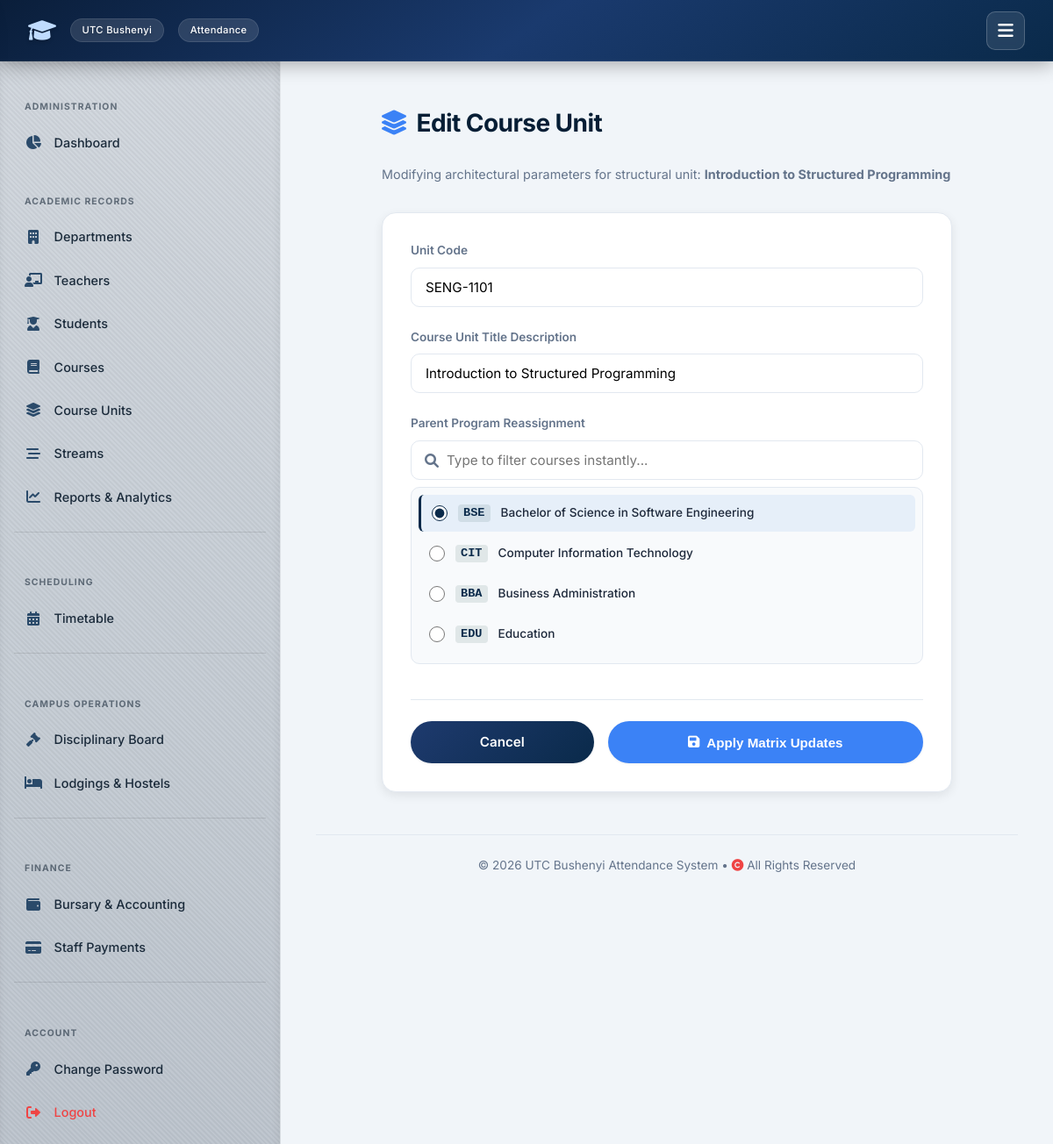
Page /user-admin/manage-course-units/edit/SENG-1101/ (signed in) on the committed database.
### attendance/models.py (models this page shows, shortened)
class CourseUnit(models.Model):
    code = models.CharField(max_length=20, primary_key=True)
    name = models.CharField(max_length=255)
    course = models.ForeignKey(Course, on_delete=models.CASCADE, related_name='units')

class Course(models.Model):
    code = models.CharField(max_length=20, primary_key=True)
    name = models.CharField(max_length=255)
    department = models.ForeignKey(Department, on_delete=models.SET_NULL, null=True, blank=True, related_name='courses')

### attendance/views_admin.py (the view, shortened to what this page needs)
# urls.py: path('user-admin/manage-course-units/edit/<str:pk>/', views_admin.edit_course_unit, name='edit_course_unit'),
@login_required
@transaction.atomic
def edit_course_unit(request, pk):
    if request.user.role != User.IS_ADMIN:
        return HttpResponse("Unauthorized", status=403)
    unit = get_object_or_404(CourseUnit, pk=pk)
    courses = Course.objects.all()
    return render(request, 'attendance/edit_course_unit.html', {'unit': unit, 'active_courses_list': courses})

### templates/attendance/edit_course_unit.html (shortened to what this page needs)
{% extends 'attendance/base.html' %}
{% block content %}
<div class="edit-container">
    <div class="page-header">
        <h2><i class="fas fa-layer-group" style="color: var(--accent);"></i> Edit Course Unit</h2>
        <p style="color: var(--text-muted); font-size: 0.9rem; margin-top: 0.25rem;">
            Modifying architectural parameters for structural unit: <strong>{{ unit.name }}</strong>
        </p>
    </div>
    <div class="card">
        <form method="POST" action="">
            <div class="form-group">
                <label for="course_unit_code">Unit Code</label>
                <input type="text" id="course_unit_code" name="course_unit_code" class="form-control" value="{{ unit.code }}" required>
            </div>
            <div class="form-group">
                <label for="course_unit_name">Course Unit Title Description</label>
                <input type="text" id="course_unit_name" name="course_unit_name" class="form-control" value="{{ unit.name }}" required>
            </div>
            <div class="form-group">
                <label>Parent Program Reassignment</label>
                <div class="search-wrapper">
                    <i class="fas fa-search"></i>
                    <input type="text" id="courseSearchInput" class="form-control search-input" placeholder="Type to filter courses instantly...">
                </div>
                <div class="options-list-card" id="courseOptionsList">
                    {% for course in active_courses_list %}
                    <div class="radio-option-wrapper {% if course.code == unit.course.code %}selected{% endif %}" data-search-payload="{{ course.code }} {{ course.name }}">
                        <input type="radio"
                               id="course_{{ course.code }}"
                               name="course_code"
                               value="{{ course.code }}"
                               {% if course.code == unit.course.code %}checked{% endif %} required>
                        <label for="course_{{ course.code }}">
                            <code>{{ course.code }}</code> {{ course.name }}
                        </label>
                    </div>
                    {% endfor %}
                </div>
            </div>
            <div class="form-actions">
                <a href="{% url 'attendance:manage_course_units' %}" class="btn btn-outline" style="flex: 1; text-align: center; justify-content: center;">
                    Cancel
                </a>
                <button type="submit" class="btn" style="flex: 2; justify-content: center; background: var(--accent);">
                    <i class="fas fa-save"></i> Apply Matrix Updates
                </button>
            </div>
        </form>
    </div>
</div>
{% endblock %}

### static/style.css (style rules this page uses)
:root { --primary: #0f3b3e; --primary-dark: #0c4e6d ; --primary-light: #e6f4f1; --secondary: #2c6e6b; --accent: #3b82f6; --success: #10b981; --success-light: #d1fae5; --danger: #ef4444; --danger-light: #fee2e2; --warning: #f59e0b; --warning-light: #fef3c7; --info: #3b82f6; --info-light: #dbeafe; --bg-main: #f1f5f9; --surface: #ffffff; --surface-hover: #f8fafc; --text-main: #0f172a; --text-muted: #64748b; --border: #e2e8f0; --shadow-sm: 0 1px 3px rgba(0,0,0,0.06); --shadow: 0 4px 12px rgba(0,0,0,0.08); --shadow-lg: 0 10px 30px rgba(0,0,0,0.12); --radius: 16px; --radius-sm: 10px; --transition: all 0.25s cubic-bezier(0.4, 0, 0.2, 1); --font: 'Inter', -apple-system, BlinkMacSystemFont, 'Segoe UI', Roboto, Helvetica, Arial, sans-serif; --nav-height: 70px; --sidebar-width: 320px; }
* { box-sizing: border-box; margin: 0; padding: 0; }
body { font-family: var(--font); background: var(--bg-main); color: var(--text-main); line-height: 1.6; min-height: 100vh; display: flex; flex-direction: column; }
a { text-decoration: none; color: inherit; }
.card { background: var(--surface); border-radius: var(--radius); padding: 2rem; box-shadow: var(--shadow); border: 1px solid var(--border); transition: var(--transition); }
h2 { font-size: 1.75rem; font-weight: 700; color: var(--primary-dark); margin-bottom: 1.5rem; letter-spacing: -0.02em; display: flex; align-items: center; gap: 0.75rem; }
h2 i { color: var(--secondary); }
.btn { display: inline-flex; align-items: center; justify-content: center; gap: 0.5rem; background: linear-gradient(135deg, var(--secondary), var(--primary)); color: #fff; padding: 0.75rem 1.8rem; border: none; border-radius: 50px; font-weight: 600; font-size: 0.95rem; cursor: pointer; transition: var(--transition); box-shadow: var(--shadow-sm); text-decoration: none; }
.btn-outline { background: transparent; border: 1px solid var(--border); color: var(--text-main); }

### templates/attendance/base.html (style rules this page uses)
:root { --primary: #0a2a4a; --primary-dark: #061e35; --primary-light: #e6eff9; --secondary: #1e3a6e; --accent: #3b82f6; --success: #3b82f6; --success-light: #dbeafe; --danger: #ef4444; --danger-light: #fee2e2; --warning: #f59e0b; --warning-light: #fef3c7; --info: #3b82f6; --info-light: #dbeafe; --bg-main: #f1f5f9; --surface: #ffffff; --surface-hover: #f8fafc; --text-main: #1e293b; --text-muted: #64748b; --border: #e2e8f0; --shadow-sm: 0 1px 3px rgba(0,0,0,0.06); --shadow: 0 4px 12px rgba(0,0,0,0.08); --shadow-lg: 0 10px 30px rgba(0,0,0,0.12); --radius: 16px; --radius-sm: 10px; --transition: all 0.25s cubic-bezier(0.4, 0, 0.2, 1); --font: 'Inter', -apple-system, BlinkMacSystemFont, 'Segoe UI', Roboto, Helvetica, Arial, sans-serif; --nav-height: 70px; --sidebar-width: 320px; }
* { box-sizing: border-box; margin: 0; padding: 0; }
body { font-family: var(--font); background: var(--bg-main); color: var(--text-main); line-height: 1.6; min-height: 100vh; display: flex; flex-direction: column; }
a { text-decoration: none; color: inherit; }
.card { background: var(--surface); border-radius: var(--radius); padding: 2rem; box-shadow: var(--shadow); border: 1px solid var(--border); transition: var(--transition); }
h2 { font-size: 1.75rem; font-weight: 700; color: var(--primary-dark); margin-bottom: 1.5rem; letter-spacing: -0.02em; display: flex; align-items: center; gap: 0.75rem; }
h2 i { color: var(--secondary); }
.btn { display: inline-flex; align-items: center; justify-content: center; gap: 0.5rem; background: linear-gradient(135deg, var(--secondary), var(--primary)); color: #fff; padding: 0.75rem 1.8rem; border: none; border-radius: 50px; font-weight: 600; font-size: 0.95rem; cursor: pointer; transition: var(--transition); box-shadow: var(--shadow-sm); text-decoration: none; }

### rows in the picture
CourseUnit: name "Introduction to Structured Programming", course_unit_code "SENG-1101", course_unit_name "Introduction to Structured Programming"
Course: code "☑ BSE Bachelor of Science in Sof", code "BSE", name "Bachelor of Science in Software Engineering"
Course: code "☐ CIT Computer Information Techn", code "CIT", name "Computer Information Technology"
Course: code "☐ BBA Business Administration", code "BBA", name "Business Administration"
Course: code "☐ EDU Education", code "EDU", name "Education"
